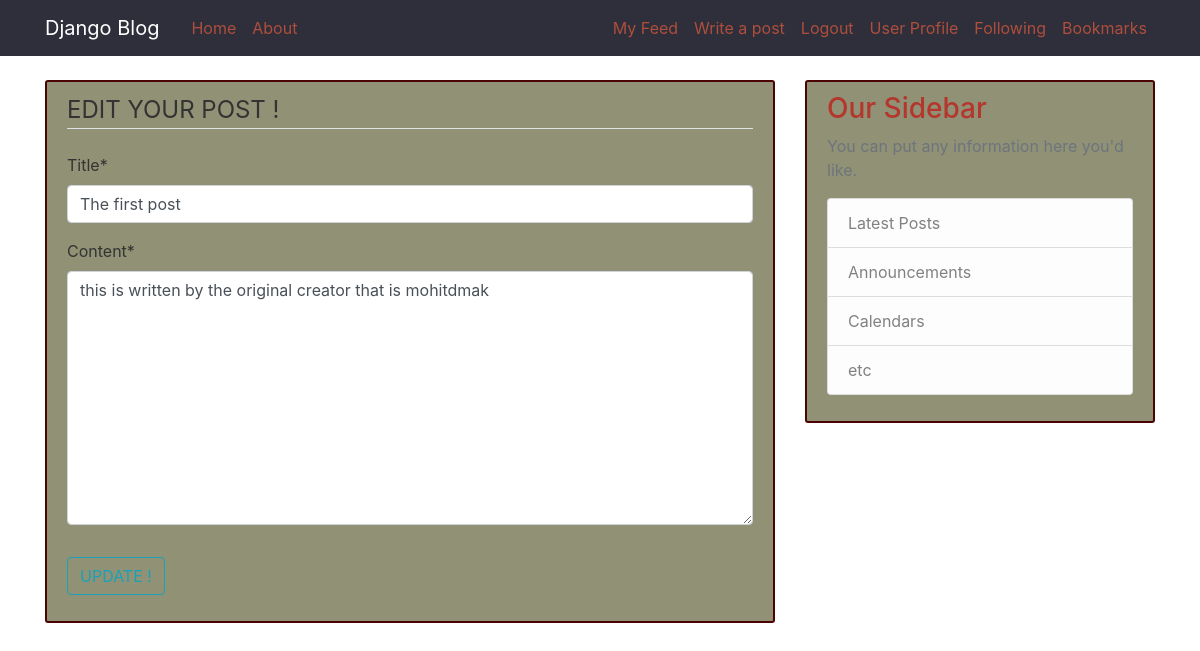
The page /post/1/update/ (signed in) on the database its author committed.
### Blog/models.py (models this page shows, shortened)
class Post(models.Model):
    title = models.CharField(max_length=100)
    content = models.TextField()
    time = models.DateTimeField(default=timezone.now)
    author = models.ForeignKey(User, on_delete=models.CASCADE,related_name='Post')

### Blog/views.py (the view, shortened to what this page needs)
# urls.py: path("post/<int:pk>/update/",PostUpdateView.as_view(),name="update_post"),
class PostUpdateView(LoginRequiredMixin, UpdateView):
    model=Post
    template_name="Blog/post_update.html"
    fields=['title','content']

### Blog/templates/Blog/post_update.html (shortened to what this page needs)
{% extends "Blog/base.html" %}
{% load crispy_forms_tags %}
{% block 1 %}
    <div class="content-section">
        <form method="POST">
            <fieldset class="form-group">
                <legend class="border-bottom mb-4"> EDIT YOUR POST !</legend>
                {{ form|crispy }}
            </fieldset>
            <div class="form-group">
                <button class="btn btn-outline-info" type="submit"> UPDATE !</button>
            </div>
        </form>
    </div>
{% endblock 1 %}

### Blog/static/Blog/main.css (style rules this page uses)
body { background: white; color: #333333; margin-top: 5rem; }
.content-section { background: #919175; padding: 10px 20px; border: 2px solid #4b0303; border-radius: 3px; margin-bottom: 20px; }

### rows shown on the page
Post: title "The first post", content "this is written by the original creator that is mohitdmak"
